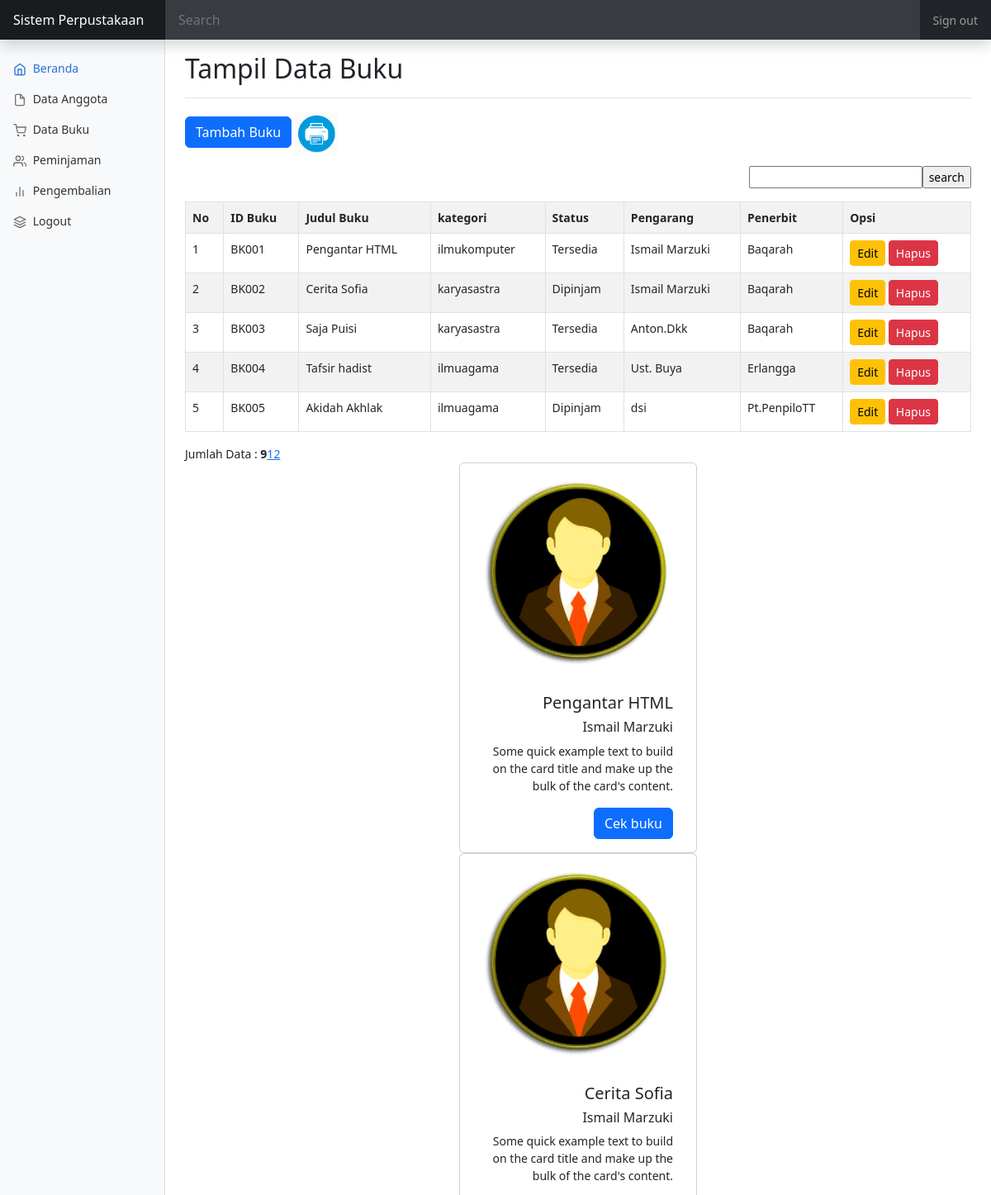
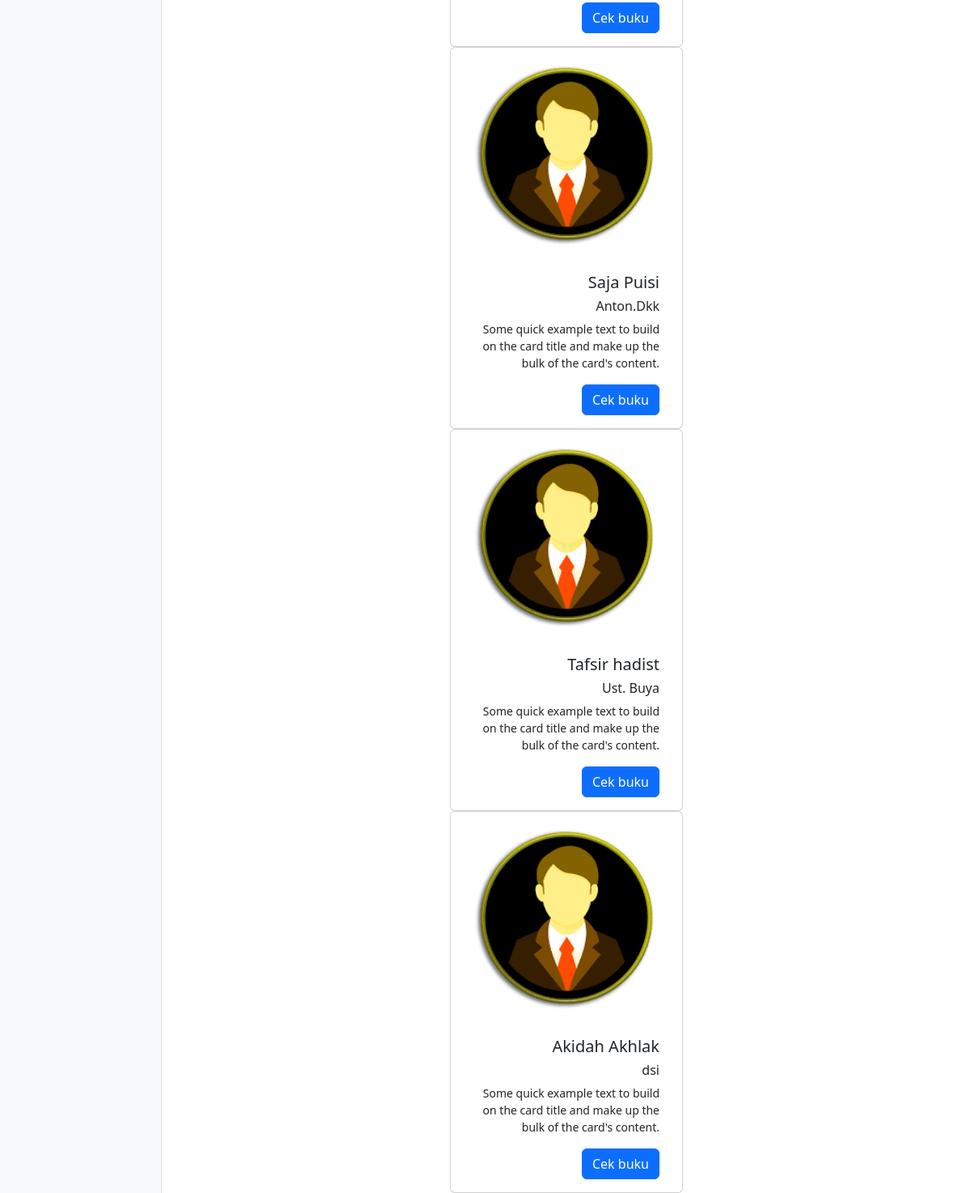
The app's page /index.php?p=databuku (signed in) with its own data (2 pictures, top to bottom).
### tables this page shows
CREATE TABLE `tbbuku` (
  `idbuku` varchar(5) NOT NULL,
  `judulbuku` varchar(50) NOT NULL,
  `kategori` varchar(50) NOT NULL,
  `pengarang` varchar(40) NOT NULL,
  `penerbit` varchar(40) NOT NULL,
  `status` varchar(10) NOT NULL
);

### pages/databuku.php (the view, shortened to what this page needs)
<div class="d-flex justify-content-between flex-wrap flex-md-nowrap align-items-center pt-3 pb-2 mb-3 border-bottom">
	<h1 class="h2">Tampil Data Buku</h1>
</div>
<p id="tombol-tambah-container"><a href="index.php?p=buku-input" class="btn btn-primary">Tambah Buku</a>
	<a target="_blank" href="pages/cetak.php"><img src="print.png" height="50px" height="50px"></a>
<FORM CLASS="form-inline" METHOD="POST">
	<div align="right">
		<form method=post><input type="text" name="pencarian"><input type="submit" name="search" value="search" class="tombol"></form>
</FORM>
</p>
<table class="table table-bordered table-striped">
	<tr>
		<th id="label-tampil-no">No</td>
		<th>ID Buku</th>
		<th> Judul Buku</th>
		<th> kategori</th>
		<th> Status</th>
		<th> Pengarang</th>
		<th> Penerbit</th>
		<th id="label-opsi">Opsi</th>
	</tr>
	<?php
	$batas = 5;
	extract($_GET);
	if (empty($hal)) {
		$posisi = 0;
		$hal = 1;
		$nomor = 1;
	} else {
		$posisi = ($hal - 1) * $batas;
		$nomor = $posisi + 1;
	}
	if ($_SERVER['REQUEST_METHOD'] == "POST") {
		$pencarian = trim(mysqli_real_escape_string($db, $_POST['pencarian']));
		if ($pencarian != "") {
			$sql = "SELECT * FROM tbbuku WHERE judulbuku LIKE '%$pencarian%'
						OR idbuku LIKE '%$pencarian%'
						OR kategori LIKE '%$pencarian%'
                        OR pengarang LIKE '%$pencarian%'
						OR penerbit LIKE '%$pencarian%'";
			$query = $sql;
			$queryJml = $sql;
		} else {
			$query = "SELECT * FROM tbbuku LIMIT $posisi, $batas";
			$queryJml = "SELECT * FROM tbbuku";
			$no = $posisi * 1;
		}
	} else {
		$query = "SELECT * FROM tbbuku LIMIT $posisi, $batas";
		$queryJml = "SELECT * FROM tbbuku";
	}
	$q_tampil_buku = mysqli_query($db, $query);
	if (mysqli_num_rows($q_tampil_buku) > 0) {
		while ($r_tampil_buku = mysqli_fetch_array($q_tampil_buku)) {
	?>
			<tr>
				<td><?php echo $nomor; ?></td>
				<td><?php echo $r_tampil_buku['idbuku']; ?></td>
				<td><?php echo $r_tampil_buku['judulbuku']; ?></td>
				<td><?php echo $r_tampil_buku['kategori']; ?></td>
				<td><?php echo $r_tampil_buku['status']; ?></td>
				<td><?php echo $r_tampil_buku['pengarang']; ?></td>
				<td><?php echo $r_tampil_buku['penerbit']; ?></td>
				<td>
					<a href="index.php?p=buku-edit&id=<?php echo $r_tampil_buku['idbuku']; ?>" class="btn btn-warning btn-sm">Edit</a>
					<a href="proses/buku-hapus.php?id=<?php echo $r_tampil_buku['idbuku']; ?>" onclick="return confirm ('Apakah Anda Yakin Akan Menghapus Data Ini?')" class="btn btn-danger btn-sm">Hapus</a>
				</td>
			</tr>
	<?php $nomor++;
		}
	} else {
		echo "<tr><td colspan=6>Data Tidak Ditemukan</td></tr>";
	} ?>
</table>
<?php
if (isset($_POST['pencarian'])) {
	if ($_POST['pencarian'] != '') {
		echo "<div style=\"float:left;\">";
		$jml = mysqli_num_rows(mysqli_query($db, $queryJml));
		echo "Data Hasil Pencarian: <b>$jml</b>";
		echo "</div>";
	}
} else { ?>
	<div style="float: left;">
		<?php
		$jml = mysqli_num_rows(mysqli_query($db, $queryJml));
		echo "Jumlah Data : <b>$jml</b>";
		?>
	</div>
	<div class="pagination">
		<?php
		$jml_hal = ceil($jml / $batas);
		for ($i = 1; $i <= $jml_hal; $i++) {
			if ($i != $hal) {
				echo "<a href=\"?p=databuku&hal=$i\">$i</a>";
			} else {
				echo "<a class=\"active\">$i</a>";
			}
		}
		?>
	</div>
<?php
}
?>
<?php
$q_tampil_buku = mysqli_query($db, $query);
while ($r_tampil_buku = mysqli_fetch_array($q_tampil_buku)) :
?>
	<div class="row d-flex justify-content-around">
		<div class="card" style="width: 18rem;">
			<img src="../images/AG011.png" class="card-img-top" alt="...">
			<div class="card-body">
				<h5 class="card-title"><?php echo $r_tampil_buku['judulbuku']; ?></h5>
				<h6 class="card-title"><?php echo $r_tampil_buku['pengarang']; ?></h6>
				<p class="card-text">Some quick example text to build on the card title and make up the bulk of the card's content.</p>
				<a href="#" class="btn btn-primary">Cek buku</a>
			</div>
		</div>
	</div>
<?php
endwhile;
?>

### index.php (shortened to what this page needs)
<?php
if(isset($_SESSION['sesi'])){
?>
<!doctype html>
<html lang="en">
  <head>
    <link href="https://cdn.jsdelivr.net/npm/bootstrap@5.2.0/dist/css/bootstrap.min.css" rel="stylesheet">
    <link rel="stylesheet" href="style/style.css">
    <link href="dashboard.css" rel="stylesheet">
  </head>
  <body>
<header class="navbar navbar-dark sticky-top bg-dark flex-md-nowrap p-0 shadow">
  <a class="navbar-brand col-md-3 col-lg-2 me-0 px-3 fs-6" href="#">Sistem Perpustakaan</a>
  <input class="form-control form-control-dark w-100 rounded-0 border-0" type="text" placeholder="Search" aria-label="Search">
  <div class="navbar-nav">
    <div class="nav-item text-nowrap">
      <a class="nav-link px-3" href="#">Sign out</a>
    </div>
  </div>
</header>
<div class="container-fluid">
  <div class="row">
    <nav id="sidebarMenu" class="col-md-3 col-lg-2 d-md-block bg-light sidebar collapse">
      <div class="position-sticky pt-3 sidebar-sticky">
        <ul class="nav flex-column">
          <li class="nav-item">
            <a class="nav-link active" aria-current="page" href="index.php">
              <span data-feather="home" class="align-text-bottom"></span>
              Beranda
            </a>
          </li>
          <li class="nav-item">
            <a class="nav-link" href="index.php?p=anggota">
              <span data-feather="file" class="align-text-bottom"></span>
              Data Anggota
            </a>
          </li>
          <li class="nav-item">
            <a class="nav-link" href="index.php?p=databuku">
              <span data-feather="shopping-cart" class="align-text-bottom"></span>
              Data Buku
            </a>
          </li>
          <li class="nav-item">
            <a class="nav-link" href="index.php?p=peminjaman">
              <span data-feather="users" class="align-text-bottom"></span>
              Peminjaman
            </a>
          </li>
          <li class="nav-item">
            <a class="nav-link" href="index.php?p=pengembalian">
              <span data-feather="bar-chart-2" class="align-text-bottom"></span>
              Pengembalian
            </a>
          </li>
          <li class="nav-item">
            <a class="nav-link" href="logout.php?p=user">
              <span data-feather="layers" class="align-text-bottom"></span>
              Logout
            </a>
          </li>
        </ul>
      </div>
    </nav>
    <main class="col-md-9 ms-sm-auto col-lg-10 px-md-4">
      <?php
			$pages_dir='pages';
			if(!empty($_GET['p'])){
				$pages=scandir($pages_dir,0);
				unset($pages[0],$pages[1]);
				$p=$_GET['p'];
				if(in_array($p.'.php',$pages)){
					include($pages_dir.'/'.$p.'.php');
				}else{
					echo'Halaman Tidak Ditemukan';
				}
			}else{
				include($pages_dir.'/beranda.php');
			}
		?>
    </main>
  </div>
</div>
  </body>
</html>
<?php
}
else {
  echo "<script>
  alert('Anda Harus Login Dahulu!');
  window.location.href = 'login.php';
</script>";
exit();
}
?>

### dashboard.css (style rules this page uses)
body { font-size: .875rem; }
.feather { width: 16px; height: 16px; }
.sidebar { position: fixed; top: 0; bottom: 0; left: 0; z-index: 100; padding: 48px 0 0; box-shadow: inset -1px 0 0 rgba(0, 0, 0, .1); }
.sidebar-sticky { height: calc(100vh - 48px); overflow-x: hidden; overflow-y: auto; }
.sidebar .nav-link { font-weight: 500; color: #333; }
.sidebar .nav-link .feather { margin-right: 4px; color: #727272; }
.sidebar .nav-link.active { color: #2470dc; }
.sidebar .nav-link:hover .feather, .sidebar .nav-link.active .feather { color: inherit; }
.navbar-brand { padding-top: .75rem; padding-bottom: .75rem; background-color: rgba(0, 0, 0, .25); box-shadow: inset -1px 0 0 rgba(0, 0, 0, .25); }
.navbar .form-control { padding: .75rem 1rem; }
.form-control-dark { color: #fff; background-color: rgba(255, 255, 255, .1); border-color: rgba(255, 255, 255, .1); }

### records on screen
tbbuku: idbuku "BK001", judulbuku "Pengantar HTML", kategori "ilmukomputer", status "Tersedia", pengarang "Ismail Marzuki", penerbit "Baqarah"
tbbuku: idbuku "BK002", judulbuku "Cerita Sofia", kategori "karyasastra", status "Dipinjam", pengarang "Ismail Marzuki", penerbit "Baqarah"
tbbuku: idbuku "BK003", judulbuku "Saja Puisi", kategori "karyasastra", status "Tersedia", pengarang "Anton.Dkk", penerbit "Baqarah"
tbbuku: idbuku "BK004", judulbuku "Tafsir hadist", kategori "ilmuagama", status "Tersedia", pengarang "Ust. Buya", penerbit "Erlangga"
tbbuku: idbuku "BK005", judulbuku "Akidah Akhlak", kategori "ilmuagama", status "Dipinjam", pengarang "dsi", penerbit "Pt.PenpiloTT"

### other values on screen
$jml "9"
